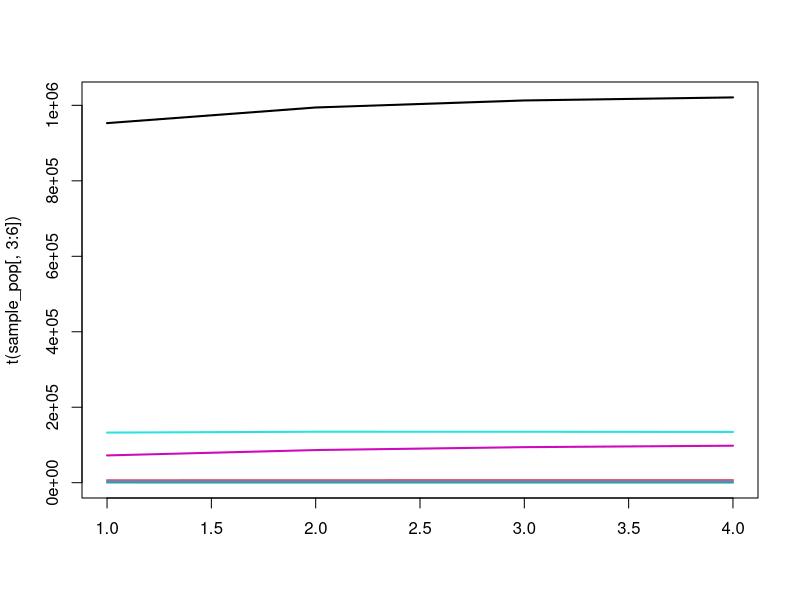

Generate this figure with R:
################################################################################
#   Exponential distribution of EIP
################################################################################

rm(list=ls());gc()

# make a single node
make_node <- function(){

  node <- list()

  # new eggs are generated from a conditionally independent Poisson process
  node$EL_new <- 0

  # probabilities & transitions for early-stage instars (names are destinations of jumps)
  node$EL_probs <- rep(0,3)
  node$EL_probs <- setNames(node$EL_probs,c("EL","D","LL"))
  node$EL_transitions <- rep(0,3)
  node$EL_transitions <- setNames(node$EL_transitions,c("EL","D","LL"))

  # probabilities & transitions for late-stage instars
  node$LL_probs <- rep(0,3)
  node$LL_probs <- setNames(node$LL_probs,c("LL","D","PL"))
  node$LL_transitions <- rep(0,3)
  node$LL_transitions <- setNames(node$LL_transitions,c("LL","D","PL"))

  # probabilities & transitions for pupae
  node$PL_probs <- rep(0,3)
  node$PL_probs <- setNames(node$PL_probs,c("PL","D","SV"))
  node$PL_transitions <- rep(0,3)
  node$PL_transitions <- setNames(node$PL_transitions,c("PL","D","SV"))

  # probabilities & transitions for susceptible vectors
  node$SV_probs <- rep(0,3)
  node$SV_probs <- setNames(node$SV_probs,c("SV","D","EV"))
  node$SV_transitions <- rep(0,3)
  node$SV_transitions <- setNames(node$SV_transitions,c("SV","D","EV"))

  # probabilities & transitions for incubating vectors
  node$EV_probs <- rep(0,3)
  node$EV_probs <- setNames(node$EV_probs,c("EV","D","IV"))
  node$EV_transitions <- rep(0,3)
  node$EV_transitions <- setNames(node$EV_transitions,c("EV","D","IV"))

  # probabilities & transitions for infectious vectors
  node$IV_probs <- rep(0,2)
  node$IV_probs <- setNames(node$IV_probs,c("IV","D"))
  node$IV_transitions <- rep(0,2)
  node$IV_transitions <- setNames(node$IV_transitions,c("IV","D"))

  # state space
  node$EL <- 0
  node$LL <- 0
  node$PL <- 0
  node$SV <- 0
  node$EV <- 0
  node$IV <- 0

  list2env(node,hash=TRUE)
}

# execute an Euler-step for the model
# rates -> probabilities are defined by discretisation of the underlying
# CTMC system (competing hazards)
euler_step <- function(node,pars,tnow,dt){
  with(pars,{

    ########################################
    # INTERVENTION-DEPENDENT PARAMETERS
    ########################################

    ## Derived parameters which depend on intervention status:
    if(tnow > pars$time_ITN_on){
      ITNcov_t <- pars$ITNcov
    } else {
      ITNcov_t <- 0
    }
    if(tnow > pars$time_IRS_on){
      IRScov_t <- pars$IRScov
    } else {
      IRScov_t <- 0
    }

    # zCom: Probability of a mosquito being repelled from an ITN or IRS-treated house:
    c0 <- 1 - ITNcov_t - IRScov_t + ITNcov_t*IRScov_t
    cITN <- ITNcov_t - ITNcov_t*IRScov_t
    cIRS <- IRScov_t - ITNcov_t*IRScov_t
    cCom <- ITNcov_t*IRScov_t
    rCom <- rIRS + (1-rIRS)*rITN
    sCom  <- (1-rIRS)*sITN*sIRS
    zCom <- Q0*cITN*phiB*rITN + Q0*cIRS*phiI*rIRS + Q0*cCom*(phiI-phiB)*rIRS + Q0*cCom*phiB*rCom

    # deltaCom: Inverse of gonotrophic cycle length with ITNs & IRS:
    deltaCom <- 1/(tau1/(1-zCom) + tau2)

    # wCom: Probability that a surviving mosquito succeeds in feeding during a single attempt:
    wCom <- 1 - Q0 + Q0*c0 + Q0*cITN*(1-phiB+phiB*sITN) + Q0*cIRS*(1-phiI+phiI*sIRS) + Q0*cCom*((phiI-phiB)*sIRS + 1-phiI + phiB*sCom)

    # muVCom: Female mosquito death rate in presence of ITNs & IRS:
    p10 <- exp(-muV*tau1)
    p1Com <- p10*wCom/(1 - zCom*p10)
    p2 <- exp(-muV*tau2)
    pCom <- (p1Com*p2)^deltaCom
    muVCom <- -log(pCom)

    # betaCom: Eggs laid per day by female mosquitoes in presence of ITNs & IRS:
    betaCom <- e_ov*muVCom/(exp(muVCom/deltaCom) - 1)

    ########################################
    # EARLY-STAGE LARVAL INSTARS (EL)
    ########################################

    # inbound oviposition to EL
    NV <- sum(node$SV,node$EV,node$IV)
    node$EL_new <- betaCom*NV*dt

    # instantaneous hazards for EL
    haz_EL_mort <- muEL*(1 + ((node$EL+node$LL)/K))
    haz_EL_2LL <- 1/durEL

    # jump probabilities
    node$EL_probs[["EL"]] <- exp(-(haz_EL_mort + haz_EL_2LL)*dt)
    node$EL_probs[["D"]] <- (1 - node$EL_probs[["EL"]])*(haz_EL_mort / (haz_EL_mort + haz_EL_2LL)) # death
    node$EL_probs[["LL"]] <- (1 - node$EL_probs[["EL"]])*(haz_EL_2LL / (haz_EL_mort + haz_EL_2LL)) # to late-instar

    # jump sizes
    node$EL_transitions[["EL"]] <- node$EL * node$EL_probs[["EL"]]
    node$EL_transitions[["D"]] <- node$EL * node$EL_probs[["D"]]
    node$EL_transitions[["LL"]] <- node$EL * node$EL_probs[["LL"]]

    ########################################
    # LATE-STAGE LARVAL INSTARS (LL)
    ########################################

    # instantaneous hazards for LL
    haz_LL_mort <- muLL*(1 + gamma*((node$EL+node$LL)/K))
    haz_LL_2PL <- 1/durLL

    # jump probabilities
    node$LL_probs[["LL"]] <- exp(-(haz_LL_mort + haz_LL_2PL)*dt)
    node$LL_probs[["D"]] <- (1 - node$LL_probs[["LL"]])*(haz_LL_mort / (haz_LL_mort + haz_LL_2PL)) # death
    node$LL_probs[["PL"]] <- (1 - node$LL_probs[["LL"]])*(haz_LL_2PL / (haz_LL_mort + haz_LL_2PL)) # to pupae

    # jump sizes
    node$LL_transitions[["LL"]] <- node$LL * node$LL_probs[["LL"]]
    node$LL_transitions[["D"]] <- node$LL * node$LL_probs[["D"]]
    node$LL_transitions[["PL"]] <- node$LL * node$LL_probs[["PL"]]

    ########################################
    # PUPAE (PL)
    ########################################

    # instantaneous hazards for PL
    haz_PL_mort <- muPL
    haz_PL_2PL <- 1/durPL

    # jump probabilities
    node$PL_probs[["PL"]] <- exp(-(haz_PL_mort + haz_PL_2PL)*dt)
    node$PL_probs[["D"]] <- (1 - node$PL_probs[["PL"]])*(haz_PL_mort / (haz_PL_mort + haz_PL_2PL)) # death
    node$PL_probs[["SV"]] <- (1 - node$PL_probs[["PL"]])*(haz_PL_2PL / (haz_PL_mort + haz_PL_2PL)) # to susceptible

    # jump sizes
    node$PL_transitions[["PL"]] <- node$PL * node$PL_probs[["PL"]]
    node$PL_transitions[["D"]] <- node$PL * node$PL_probs[["D"]]
    node$PL_transitions[["SV"]] <- node$PL * node$PL_probs[["SV"]] * 0.5

    ########################################
    # SUSCEPTIBLE VECTORS (SV)
    ########################################

    # instantaneous hazards for SV
    haz_SV_mort <-  muVCom
    haz_SV_inf <- lambdaV

    # jump probabilities
    node$SV_probs[["SV"]] <- exp(-(haz_SV_mort + haz_SV_inf)*dt)
    node$SV_probs[["D"]] <- (1 - node$SV_probs[["SV"]])*(haz_SV_mort / (haz_SV_mort + haz_SV_inf)) # death
    node$SV_probs[["EV"]] <- (1 - node$SV_probs[["SV"]])*(haz_SV_inf / (haz_SV_mort + haz_SV_inf)) # to incubating

    # jump sizes
    node$SV_transitions[["SV"]] <- node$SV * node$SV_probs[["SV"]]
    node$SV_transitions[["D"]] <- node$SV * node$SV_probs[["D"]]
    node$SV_transitions[["EV"]] <- node$SV * node$SV_probs[["EV"]]

    ########################################
    # INCUBATING VECTORS (EV)
    ########################################

    # instantaneous hazards for EV
    haz_EV_mort <-  muVCom
    haz_EV_inc <- 1/durEV

    # jump probabilities
    node$EV_probs[["EV"]] <- exp(-(haz_EV_mort + haz_EV_inc)*dt)
    node$EV_probs[["D"]] <- (1 - node$EV_probs[["EV"]])*(haz_EV_mort / (haz_EV_mort + haz_EV_inc)) # death
    node$EV_probs[["IV"]] <- (1 - node$EV_probs[["EV"]])*(haz_EV_inc / (haz_EV_mort + haz_EV_inc)) # to infectious

    # jump sizes
    node$EV_transitions[["EV"]] <- node$EV * node$EV_probs[["EV"]]
    node$EV_transitions[["D"]] <- node$EV * node$EV_probs[["D"]]
    node$EV_transitions[["IV"]] <- node$EV * node$EV_probs[["IV"]]

    ########################################
    # INFECTIOUS VECTORS (IV)
    ########################################

    # instantaneous hazards for IV
    haz_IV_mort <- muVCom

    # jump probabilities
    node$IV_probs[["IV"]] <- exp(-haz_IV_mort*dt)
    node$IV_probs[["D"]] <- (1 - node$IV_probs[["IV"]])

    # jump sizes
    node$IV_transitions[["IV"]] <- node$IV * node$IV_probs[["IV"]]
    node$IV_transitions[["D"]] <- node$IV * node$IV_probs[["D"]]

    ########################################
    # UPDATE POPULATION
    ########################################

    node$EL <- node$EL_transitions[["EL"]] + node$EL_new
    node$LL <- node$LL_transitions[["LL"]] + node$EL_transitions[["LL"]]
    node$PL <- node$PL_transitions[["PL"]] + node$LL_transitions[["PL"]]
    node$SV <- node$SV_transitions[["SV"]] + node$PL_transitions[["SV"]]
    node$EV <- node$EV_transitions[["EV"]] + node$SV_transitions[["SV"]]
    node$IV <- node$IV_transitions[["IV"]] + node$EV_transitions[["IV"]]

  })
}

## Model parameters:
theta <- list(
	## Mosquito life cycle parameters:
	beta = 21.19, # Number of eggs laid per day by female mosquito
	muEL = 0.034, # Early larval instar daily mortality
	muLL = 0.035, # Late larval instar daily mortality
	muPL = 0.25, # Pupal daily mortality
	durEL = 6.64, # Duration of early instar stage
	durLL = 3.72, # Duration of late instar stage
	durPL = 0.64, # Duration of pupal stage
	durEV = 10, # Duration of latent period in mosquito (days)
	gamma = 13.25, # Effect of density-dependence on late instars relative to early instars
	tau1 = 0.68, # Time spent foraging for a blood meal at 0% ITN coverage
	tau2 = 2.32, # Time spent resting and ovipositing by a mosquito

	## Intervention parameters (variable):
	ITNcov = 0.5, # ITN coverage
	IRScov = 0, # IRS coverave
	time_ITN_on = 1e3, # When ITNs are applied (days)
	time_IRS_on = 1e3, # When IRS is applied (days)

	## Species-specific parameters:
	## An. gambiae:
	muV = 1/7.6, # Adult mosquito daily mortality
	Q0 = 0.92, # Human blood index
	phiB = 0.89, # Proportion of bites on a person while they are in bed
	phiI = 0.97, # Proportion of bites on a person while they are indoors
	rITN = 0.56, # Probability of mosquito repeating a feeding attempt due to IRS
	sITN = 0.03, # Probability of mosquito feeding and surviving in presence of ITNs
	rIRS = 0.60, # Probability of mosquito repeating a feeding attempt due to IRS
	sIRS = 0, # Probability of mosquito feeding and surviving in presence of IRS

	## An. arabiensis:
	# muV = 1/7.6, # Adult mosquito daily mortality
	# Q0 = 0.71, # Human blood index
	# phiB = 0.90, # Proportion of bites on a person while they are in bed
	# phiI = 0.96, # Proportion of bites on a person while they are indoors
	# rITN = 0.48, # Probability of mosquito repeating a feeding attempt due to IRS
	# sITN = 0.39, # Probability of mosquito feeding and surviving in presence of ITNs
	# rIRS = 0.60, # Probability of mosquito repeating a feeding attempt due to IRS
	# sIRS = 0, # Probability of mosquito feeding and surviving in presence of IRS

	## An. funestus:
	# muV = 1/8.9, # Adult mosquito daily mortality
	# Q0 = 0.94, # Human blood index
	# phiB = 0.90, # Proportion of bites on a person while they are in bed
	# phiI = 0.98, # Proportion of bites on a person while they are indoors
	# rITN = 0.56, # Probability of mosquito repeating a feeding attempt due to IRS
	# sITN = 0.03, # Probability of mosquito feeding and surviving in presence of ITNs
	# rIRS = 0.63, # Probability of mosquito repeating a feeding attempt due to IRS
	# sIRS = 0, # Probability of mosquito feeding and surviving in presence of IRS

	## Additional transmission parameters:
	f0 = 1/3, # Daily biting rate by mosquitoes on animals and humans
	epsilon0 = 10/365, # Daily entomological inolculation rate
	iH_eq = 0.35, # Equilibrium malaria prevalence in humans
	NH_eq = 200, # Equilibrium human population size
	bV = 0.05 # Probability of transmission from human to vector per infectious bite
)

# equilibrium solutions
with(theta,{

  ## Derived parameters:
  # NV <<- SV + EV + IV # Total mosquito population size
  delta <<- 1/(tau1+tau2) # Inverse of gonotrophic cycle without ITNs/IRS
  e_ov <<- beta*(exp(muV/delta)-1)/muV # Number of eggs per oviposition per mosquito
  b_omega <<- gamma*muLL/muEL - durEL/durLL + (gamma-1)*muLL*durEL
  omega <<- -0.5*b_omega + sqrt(0.25*b_omega^2 + gamma*beta*muLL*durEL/(2*muEL*muV*durLL*(1+durPL*muPL)))

  a0 <<- Q0*f0 # Human biting rate at equilibrium

  lambdaV <<- a0*iH_eq*bV # Force of infection in mosquitoes at equilibrium

  iV_eq <<- lambdaV*exp(-muV*durEV)/(lambdaV + muV)
  sV_eq <<- iV_eq*muV/(lambdaV*exp(-muV*durEV))
  eV_eq <<- 1 - sV_eq - iV_eq

  NV_eq <<- epsilon0*NH_eq/(iV_eq*a0)

  EL_eq <<- 2*omega*muV*durLL*(1 + muPL*durPL)*NV_eq
  LL_eq <<- 2*muV*durLL*(1 + muPL*durPL)*NV_eq
  PL_eq <<- 2*muV*durPL*NV_eq
  SV_eq <<- sV_eq*NV_eq
  EV_eq <<- eV_eq*NV_eq
  IV_eq <<- iV_eq*NV_eq

  K <<- 2*NV_eq*muV*durLL*(1 + muPL*durPL)*gamma*(omega+1)/(omega/(muLL*durEL) - 1/(muLL*durLL) - 1) # Larval carrying capacity

})

theta1 <- c(theta,K=K,lambdaV=lambdaV)

node <- make_node()
node$EL <- EL_eq
node$LL <- LL_eq
node$PL <- PL_eq
node$SV <- SV_eq
node$EV <- EV_eq
node$IV <- IV_eq

tmax <- 250
dt <- 0.05
time <- seq(from=1,to=tmax,by=dt)

# sampling grid
sample_grid <- tsamp <- c(0,seq(from=10,to = tmax,by = 5))
sample_pop <- matrix(0,nrow=6,ncol=length(sample_grid),dimnames=list(c("EL","LL","PL","SV","EV","IV"),paste0(sample_grid)))

sample_pop["EL",1] <- node$EL
sample_pop["LL",1] <- node$LL
sample_pop["PL",1] <- node$PL
sample_pop["SV",1] <- node$SV
sample_pop["EV",1] <- node$EV
sample_pop["IV",1] <- node$IV
sample_grid <- sample_grid[-1]

# run simulation
pb <- txtProgressBar(min = 1,max = length(time))
for(t in 1:length(time)){

  # euler step
  euler_step(node = node,pars = theta1,tnow = time[t],dt = dt)

  # sample the population (done at the very end of the time-step, because its not part of the dynamics)
  if(time[t] == sample_grid[1]){

    sample_pop["EL",as.character(sample_grid[1])] <- node$EL
    sample_pop["LL",as.character(sample_grid[1])] <- node$LL
    sample_pop["PL",as.character(sample_grid[1])] <- node$PL
    sample_pop["SV",as.character(sample_grid[1])] <- node$SV
    sample_pop["EV",as.character(sample_grid[1])] <- node$EV
    sample_pop["IV",as.character(sample_grid[1])] <- node$IV
    sample_grid <- sample_grid[-1]

  }
  setTxtProgressBar(pb = pb,value = t)
}

matplot(t(sample_pop[,3:6]),type="l",lwd=2,lty=1)


################################################################################
#   Dirac (fixed delay) distribution of EIP
################################################################################










# # inbound oviposition to EL
# exp_eggs <- betaCom*NV*dt
#
# # inbound jump size to EL
#
# # instantaneous hazards for EL
# haz_EL_mort <- muEL*(1 + ((EL+LL)/K))
# haz_EL_2LL <- 1/durEL
#
# # jump probabilities
# p_EL_0 <- exp(-(haz_EL_mort + haz_EL_2LL)*dt)
# p_EL_mort <- (1 - p_EL_0)*(haz_EL_mort / (haz_EL_mort + haz_EL_2LL)) # death
# p_EL_2LL <- (1 - p_EL_0)*(haz_EL_2LL / (haz_EL_mort + haz_EL_2LL)) # to late-instar
#
# # instantaneous hazards for LL
# haz_LL_mort <- muLL*(1 + gamma*((EL+LL)/K))
# haz_LL_2PL <- 1/durLL
#
# # jump probabilities
# p_LL_0 <- exp(-(haz_LL_mort + haz_LL_2PL)*dt)
# p_LL_mort <- (1 - p_LL_0)*(haz_LL_mort / (haz_LL_mort + haz_LL_2PL)) # death
# p_LL_2PL <- (1 - p_LL_0)*(haz_LL_2PL / (haz_LL_mort + haz_LL_2PL)) # to pupae
#
# # instantaneous hazards for PL
# haz_PL_mort <- muPL
# haz_PL_2PL <- 1/durPL
#
# # jump probabilities
# p_PL_0 <- exp(-(haz_PL_mort + haz_PL_2PL)*dt)
# p_PL_mort <- (1 - p_PL_0)*(haz_PL_mort / (haz_PL_mort + haz_PL_2PL)) # death
# p_PL_2PL <- (1 - p_PL_0)*(haz_PL_2PL / (haz_PL_mort + haz_PL_2PL)) # to susceptible
#
# # instantaneous hazards for SV
# haz_SV_mort <-  muVCom
# haz_SV_inf <- lambdaV
#
# # jump probabilities
# p_SV_0 <- exp(-(haz_SV_mort + haz_SV_inf)*dt)
# p_SV_mort <- (1 - p_SV_0)*(haz_SV_mort / (haz_SV_mort + haz_SV_inf)) # death
# p_SV_2EV <- (1 - p_SV_0)*(haz_SV_inf / (haz_SV_mort + haz_SV_inf)) # to incubating
#
# # instantaneous hazards for EV
# haz_EV_mort <-  muVCom
# haz_EV_inc <- 1/durEV
#
# # jump probabilities
# p_EV_0 <- exp(-(haz_EV_mort + haz_EV_inc)*dt)
# p_EV_mort <- (1 - p_EV_0)*(haz_EV_mort / (haz_EV_mort + haz_EV_inc)) # death
# p_EV_2IV <- (1 - p_EV_0)*(haz_EV_inc / (haz_EV_mort + haz_EV_inc)) # to infectious
#
# # instantaneous hazards for IV
# haz_IV_mort <- muVCom
#
# # jump probabilities
# p_IV_0 <- exp(-haz_IV_mort*dt)
# p_IV_mort <- (1 - p_IV_0)
#
# # dEL <- betaCom*NV - muEL*(1 + ((EL+LL)/K))*EL - EL/durEL
# # dLL <- EL/durEL - muLL*(1 + gamma*((EL+LL)/K))*LL - LL/durLL
# # dPL <- LL/durLL - muPL*PL - PL/durPL
# # dSV <- 0.5*PL/durPL - lambdaV*SV - muVCom*SV
# # dEV <- lambdaV*SV - lambdaV*SVLag*exp(-muVCom*durEV) - muVCom*EV
# # dIV <- lambdaV*SVLag*exp(-muVCom*durEV) - muVCom*IV
